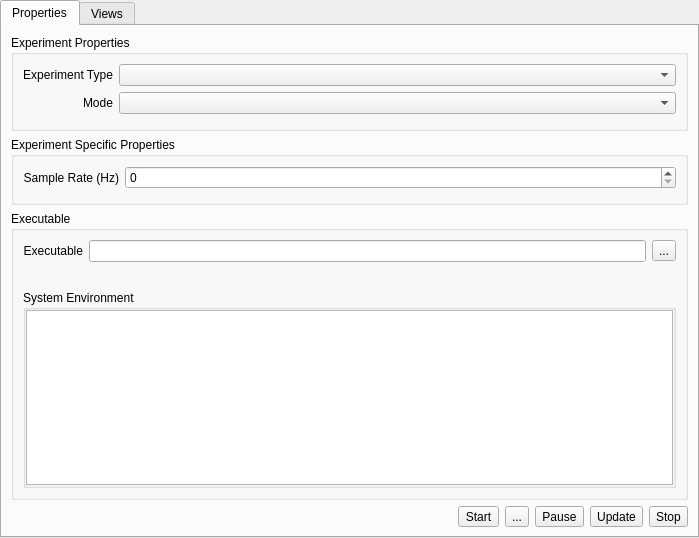
<?xml version="1.0" encoding="UTF-8"?>
<ui version="4.0">
 <class>Plugins::OpenSpeedShop::ExperimentWidget</class>
 <widget class="QWidget" name="Plugins::OpenSpeedShop::ExperimentWidget">
  <property name="geometry">
   <rect>
    <x>0</x>
    <y>0</y>
    <width>699</width>
    <height>538</height>
   </rect>
  </property>
  <property name="windowTitle">
   <string>Form</string>
  </property>
  <layout class="QGridLayout" name="gridLayout">
   <property name="margin">
    <number>0</number>
   </property>
   <item row="0" column="0">
    <widget class="QTabWidget" name="tabWidget">
     <property name="currentIndex">
      <number>0</number>
     </property>
     <property name="movable">
      <bool>true</bool>
     </property>
     <widget class="QWidget" name="tabExperimentProperties">
      <attribute name="title">
       <string>Properties</string>
      </attribute>
      <layout class="QVBoxLayout" name="verticalLayout">
       <item>
        <widget class="QGroupBox" name="groupBox">
         <property name="title">
          <string>Experiment Properties</string>
         </property>
         <layout class="QGridLayout" name="gridLayout_5">
          <item row="0" column="0">
           <widget class="QLabel" name="label_2">
            <property name="text">
             <string>Experiment Type</string>
            </property>
            <property name="alignment">
             <set>Qt::AlignRight|Qt::AlignTrailing|Qt::AlignVCenter</set>
            </property>
           </widget>
          </item>
          <item row="0" column="1">
           <widget class="QComboBox" name="comboBox">
            <property name="sizePolicy">
             <sizepolicy hsizetype="Expanding" vsizetype="Fixed">
              <horstretch>0</horstretch>
              <verstretch>0</verstretch>
             </sizepolicy>
            </property>
           </widget>
          </item>
          <item row="1" column="0">
           <widget class="QLabel" name="label_3">
            <property name="text">
             <string>Mode</string>
            </property>
            <property name="alignment">
             <set>Qt::AlignRight|Qt::AlignTrailing|Qt::AlignVCenter</set>
            </property>
           </widget>
          </item>
          <item row="1" column="1">
           <widget class="QComboBox" name="comboBox_2">
            <property name="sizePolicy">
             <sizepolicy hsizetype="Expanding" vsizetype="Fixed">
              <horstretch>0</horstretch>
              <verstretch>0</verstretch>
             </sizepolicy>
            </property>
           </widget>
          </item>
          <item row="2" column="0" colspan="2">
           <spacer name="verticalSpacer_3">
            <property name="orientation">
             <enum>Qt::Vertical</enum>
            </property>
            <property name="sizeHint" stdset="0">
             <size>
              <width>20</width>
              <height>40</height>
             </size>
            </property>
           </spacer>
          </item>
         </layout>
        </widget>
       </item>
       <item>
        <widget class="QGroupBox" name="groupBox_4">
         <property name="title">
          <string>Experiment Specific Properties</string>
         </property>
         <layout class="QGridLayout" name="gridLayout_4">
          <item row="0" column="0">
           <widget class="QLabel" name="label_4">
            <property name="text">
             <string>Sample Rate (Hz)</string>
            </property>
            <property name="alignment">
             <set>Qt::AlignRight|Qt::AlignTrailing|Qt::AlignVCenter</set>
            </property>
           </widget>
          </item>
          <item row="1" column="0" colspan="2">
           <spacer name="verticalSpacer_2">
            <property name="orientation">
             <enum>Qt::Vertical</enum>
            </property>
            <property name="sizeHint" stdset="0">
             <size>
              <width>20</width>
              <height>40</height>
             </size>
            </property>
           </spacer>
          </item>
          <item row="0" column="1">
           <widget class="QSpinBox" name="spinBox">
            <property name="sizePolicy">
             <sizepolicy hsizetype="Expanding" vsizetype="Fixed">
              <horstretch>0</horstretch>
              <verstretch>0</verstretch>
             </sizepolicy>
            </property>
           </widget>
          </item>
         </layout>
        </widget>
       </item>
       <item>
        <widget class="QGroupBox" name="groupBox_2">
         <property name="title">
          <string>Executable</string>
         </property>
         <layout class="QGridLayout" name="gridLayout_2">
          <item row="0" column="0">
           <widget class="QLabel" name="label">
            <property name="text">
             <string>Executable</string>
            </property>
            <property name="alignment">
             <set>Qt::AlignRight|Qt::AlignTrailing|Qt::AlignVCenter</set>
            </property>
           </widget>
          </item>
          <item row="0" column="1">
           <widget class="QLineEdit" name="lineEdit"/>
          </item>
          <item row="0" column="2">
           <widget class="QToolButton" name="toolButton">
            <property name="text">
             <string>...</string>
            </property>
           </widget>
          </item>
          <item row="1" column="0" colspan="3">
           <spacer name="verticalSpacer">
            <property name="orientation">
             <enum>Qt::Vertical</enum>
            </property>
            <property name="sizeHint" stdset="0">
             <size>
              <width>20</width>
              <height>40</height>
             </size>
            </property>
           </spacer>
          </item>
          <item row="2" column="0" colspan="3">
           <widget class="QGroupBox" name="groupBox_3">
            <property name="title">
             <string>System Environment</string>
            </property>
            <property name="flat">
             <bool>true</bool>
            </property>
            <layout class="QGridLayout" name="gridLayout_3">
             <property name="margin">
              <number>0</number>
             </property>
             <item row="0" column="0">
              <widget class="QTableView" name="tableView"/>
             </item>
            </layout>
           </widget>
          </item>
         </layout>
        </widget>
       </item>
       <item>
        <layout class="QHBoxLayout" name="horizontalLayout">
         <item>
          <spacer name="horizontalSpacer">
           <property name="orientation">
            <enum>Qt::Horizontal</enum>
           </property>
           <property name="sizeHint" stdset="0">
            <size>
             <width>40</width>
             <height>20</height>
            </size>
           </property>
          </spacer>
         </item>
         <item>
          <widget class="QToolButton" name="toolButton_2">
           <property name="toolTip">
            <string>Start</string>
           </property>
           <property name="text">
            <string>Start</string>
           </property>
           <property name="icon">
            <iconset resource="../Resources/OpenSpeedShop.qrc">
             <normaloff>:/OpenSpeedShop/start.png</normaloff>:/OpenSpeedShop/start.png</iconset>
           </property>
          </widget>
         </item>
         <item>
          <widget class="QToolButton" name="toolButton_4">
           <property name="toolTip">
            <string>Continue</string>
           </property>
           <property name="text">
            <string>...</string>
           </property>
           <property name="icon">
            <iconset resource="../Resources/OpenSpeedShop.qrc">
             <normaloff>:/OpenSpeedShop/continue.png</normaloff>:/OpenSpeedShop/continue.png</iconset>
           </property>
          </widget>
         </item>
         <item>
          <widget class="QToolButton" name="toolButton_5">
           <property name="toolTip">
            <string>Pause</string>
           </property>
           <property name="text">
            <string>Pause</string>
           </property>
           <property name="icon">
            <iconset resource="../Resources/OpenSpeedShop.qrc">
             <normaloff>:/OpenSpeedShop/pause.png</normaloff>:/OpenSpeedShop/pause.png</iconset>
           </property>
          </widget>
         </item>
         <item>
          <widget class="QToolButton" name="toolButton_6">
           <property name="toolTip">
            <string>Update</string>
           </property>
           <property name="text">
            <string>Update</string>
           </property>
           <property name="icon">
            <iconset resource="../Resources/OpenSpeedShop.qrc">
             <normaloff>:/OpenSpeedShop/update.png</normaloff>:/OpenSpeedShop/update.png</iconset>
           </property>
          </widget>
         </item>
         <item>
          <widget class="QToolButton" name="toolButton_3">
           <property name="toolTip">
            <string>Stop</string>
           </property>
           <property name="text">
            <string>Stop</string>
           </property>
           <property name="icon">
            <iconset resource="../Resources/OpenSpeedShop.qrc">
             <normaloff>:/OpenSpeedShop/stop.png</normaloff>:/OpenSpeedShop/stop.png</iconset>
           </property>
          </widget>
         </item>
        </layout>
       </item>
      </layout>
     </widget>
     <widget class="QWidget" name="tabViews">
      <attribute name="title">
       <string>Views</string>
      </attribute>
      <layout class="QGridLayout" name="gridLayout_6">
       <item row="0" column="0" rowspan="2">
        <widget class="QGroupBox" name="groupBox_5">
         <property name="title">
          <string>GroupBox</string>
         </property>
         <property name="flat">
          <bool>true</bool>
         </property>
         <layout class="QVBoxLayout" name="verticalLayout_2">
          <property name="margin">
           <number>0</number>
          </property>
          <item>
           <widget class="QListView" name="listView"/>
          </item>
          <item>
           <layout class="QHBoxLayout" name="horizontalLayout_2">
            <item>
             <spacer name="horizontalSpacer_2">
              <property name="orientation">
               <enum>Qt::Horizontal</enum>
              </property>
              <property name="sizeHint" stdset="0">
               <size>
                <width>40</width>
                <height>20</height>
               </size>
              </property>
             </spacer>
            </item>
            <item>
             <widget class="QToolButton" name="toolButton_7">
              <property name="toolTip">
               <string>Create a new model</string>
              </property>
              <property name="text">
               <string>...</string>
              </property>
              <property name="icon">
               <iconset resource="../Resources/OpenSpeedShop.qrc">
                <normaloff>:/OpenSpeedShop/add.png</normaloff>:/OpenSpeedShop/add.png</iconset>
              </property>
             </widget>
            </item>
           </layout>
          </item>
         </layout>
        </widget>
       </item>
       <item row="0" column="1">
        <layout class="QHBoxLayout" name="horizontalLayout_3">
         <item>
          <widget class="QLabel" name="label_5">
           <property name="text">
            <string>View</string>
           </property>
          </widget>
         </item>
         <item>
          <widget class="QComboBox" name="comboBox_3">
           <property name="sizePolicy">
            <sizepolicy hsizetype="Expanding" vsizetype="Fixed">
             <horstretch>0</horstretch>
             <verstretch>0</verstretch>
            </sizepolicy>
           </property>
          </widget>
         </item>
        </layout>
       </item>
       <item row="1" column="1">
        <widget class="QGroupBox" name="groupBox_6">
         <property name="sizePolicy">
          <sizepolicy hsizetype="Expanding" vsizetype="Expanding">
           <horstretch>0</horstretch>
           <verstretch>0</verstretch>
          </sizepolicy>
         </property>
         <property name="title">
          <string>View</string>
         </property>
         <layout class="QHBoxLayout" name="horizontalLayout_4"/>
        </widget>
       </item>
      </layout>
     </widget>
    </widget>
   </item>
  </layout>
 </widget>
 <resources>
  <include location="../Resources/OpenSpeedShop.qrc"/>
 </resources>
 <connections/>
</ui>
